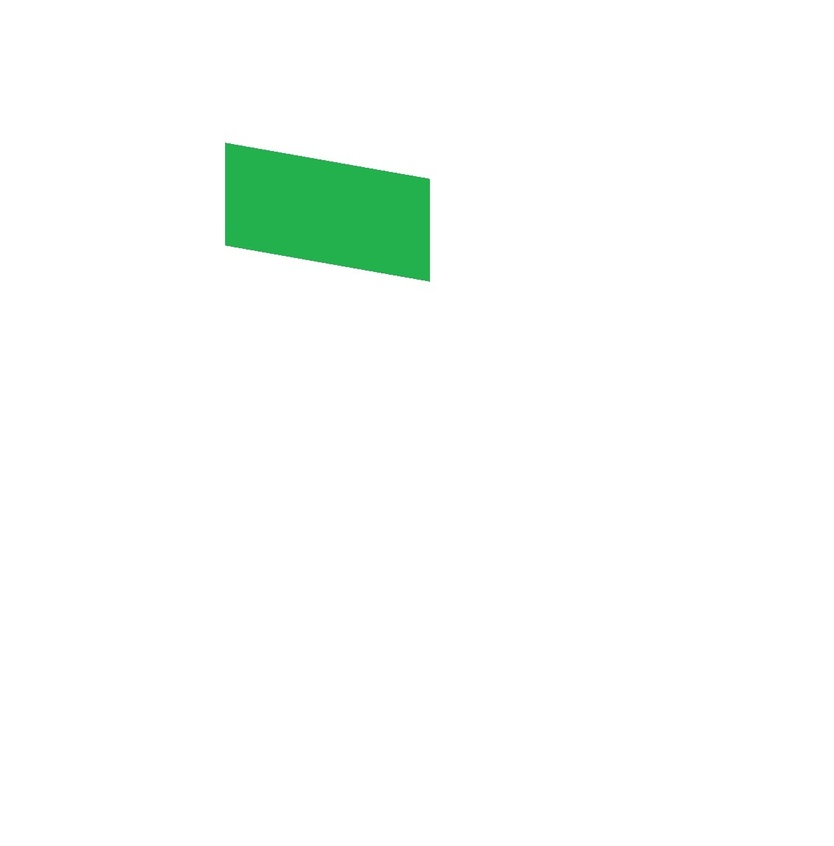
//> input picture StudyOpenCV/rotated.jpg, 834 x 846 px, shrunk from 1193 x 1210 before the run
$ ./warpAffine   (built with g++ and OpenCV 4)
//> lines starting //> are read from the running program, lines starting //| are printed output that depends on the picture; after the words box and inside, x2 and y2 are one past the last pixel; in counts of white or black regions, pixels touching at a corner belong together
#include<opencv2\opencv.hpp>
#include<iostream>
using namespace cv;
using namespace std;

int main()
{
	Mat src = imread("rotated.jpg", IMREAD_GRAYSCALE);
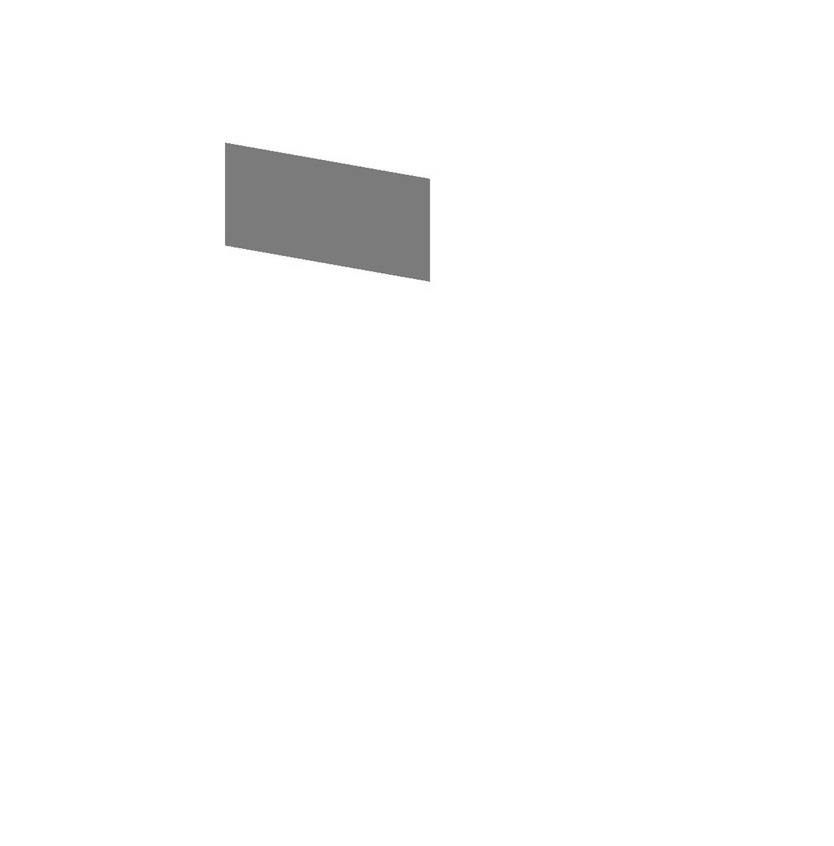
//> src: 846 rows x 834 cols, CV_8UC1; min 105, max 255, mean 251
	Mat thresh;
	threshold(src, thresh,150, 255, THRESH_BINARY);
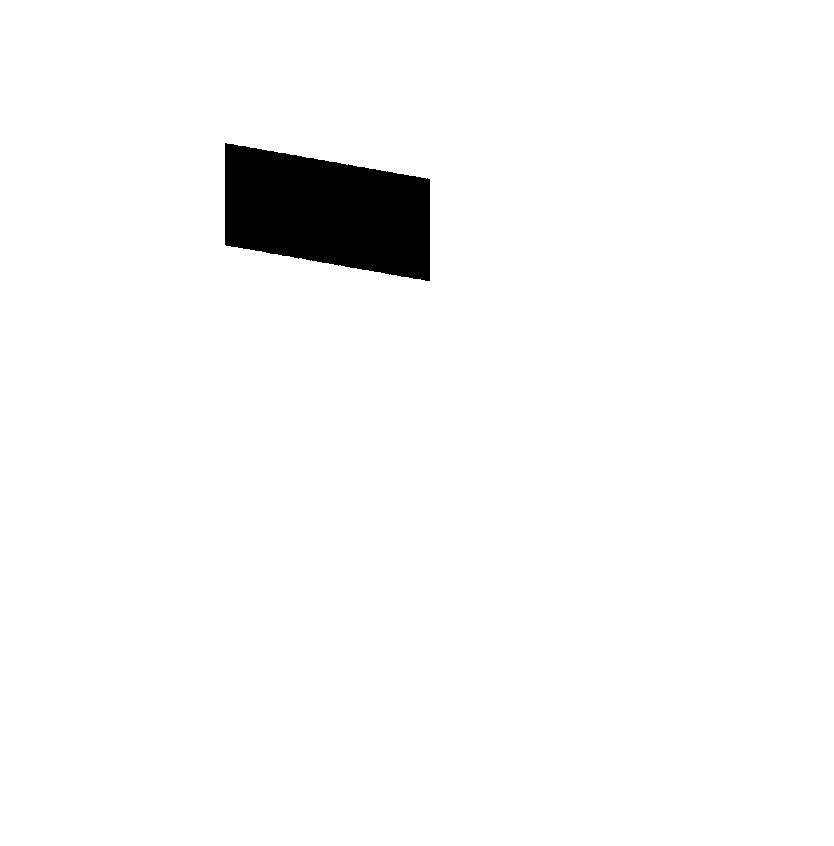
//> thresh: 846 rows x 834 cols, CV_8UC1; 97% white; 1 black region

	vector<vector<Point>> contours;
	findContours(thresh, contours, RETR_CCOMP, CHAIN_APPROX_SIMPLE);
//> contours = 2 contours; box (x1, y1, x2, y2) and area: (0, 0, 834, 846) 703885, (224, 142, 431, 282) 21272
	RotatedRect rect = minAreaRect(contours[1]);
//> rect = centre (327, 211.7), size (103.2, 226.6), angle -80
	Point2f vertex[4];
	rect.points(vertex);
//> vertex = 4 Points (x, y): [429.6, 282.1], [206.4, 242.9], [224.3, 141.2], [447.5, 180.5]
	for (size_t j = 0; j < 4; j++)
	{
		//line(src, vertex[j], vertex[(j + 2) % 4], Scalar(0), 1, 8);
	}
	Mat trans = getRotationMatrix2D(rect.center, rect.angle + 90.0, 1.0);
//> trans = [[0.985, 0.173, -31.72], [-0.173, 0.985, 59.82]]
	warpAffine(src, src, trans, src.size());

	Point2f srcPoints[3];
	Point2f dstPoints[3];
	srcPoints[0] = vertex[0];
//> srcPoints = 3 Points (x, y): [429.6, 282.1], [0, 0], [0, 0]
	dstPoints[0] = vertex[0];
//> dstPoints = 3 Points (x, y): [429.6, 282.1], [0, 0], [0, 0]
	srcPoints[1] = vertex[1];
//> srcPoints = 3 Points (x, y): [429.6, 282.1], [206.4, 242.9], [0, 0]
	dstPoints[1].x = vertex[1].x + rect.size.height / tan(rect.angle);dstPoints[1].y = vertex[1].y;
//> after `dstPoints[1].x = vertex[1].x + rect.size.height / tan(rect.angle)`: dstPoints = 3 Points (x, y): [429.6, 282.1], [187.7, 0], [0, 0]
//> after `dstPoints[1].y = vertex[1].y`: dstPoints = 3 Points (x, y): [429.6, 282.1], [187.7, 242.9], [0, 0]
	srcPoints[2] = vertex[3];
//> srcPoints = 3 Points (x, y): [429.6, 282.1], [206.4, 242.9], [447.5, 180.5]
	dstPoints[2].x = vertex[3].x - rect.size.height / tan(rect.angle); dstPoints[2].y = vertex[3].y;
//> after `dstPoints[2].x = vertex[3].x - rect.size.height / tan(rect.angle)`: dstPoints = 3 Points (x, y): [429.6, 282.1], [187.7, 242.9], [466.3, 0]
//> after `dstPoints[2].y = vertex[3].y`: dstPoints = 3 Points (x, y): [429.6, 282.1], [187.7, 242.9], [466.3, 180.5]

	Mat M = getAffineTransform(srcPoints, dstPoints);
//> M = [[1.11, -0.165, -2.09], [0, 1, 0]]
	warpAffine(src, src, M, src.size());
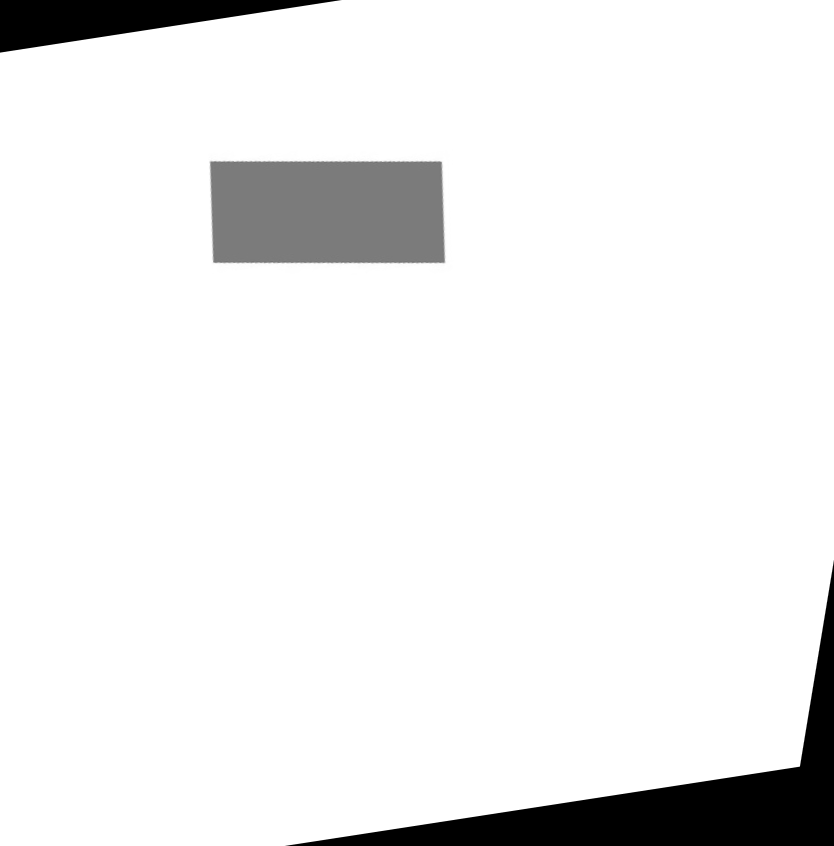
//> src: 846 rows x 834 cols, CV_8UC1; min 0, max 255, mean 237.7

	imshow("result", src);
	waitKey(0);
	return 0;
}

$ run again, with StudyOpenCV/tool.jpg copied over StudyOpenCV/rotated.jpg
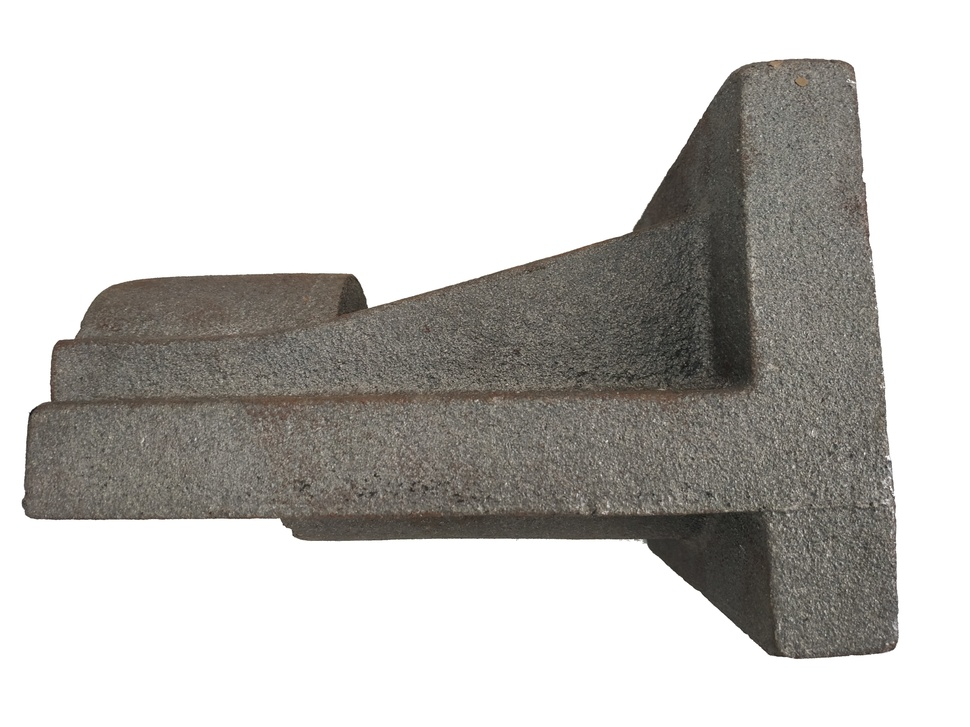
//> input picture StudyOpenCV/tool.jpg, 970 x 727 px, shrunk from 4000 x 3000 before the run
//> `threshold(src, thresh,150, 255, THRESH_BINARY);`:
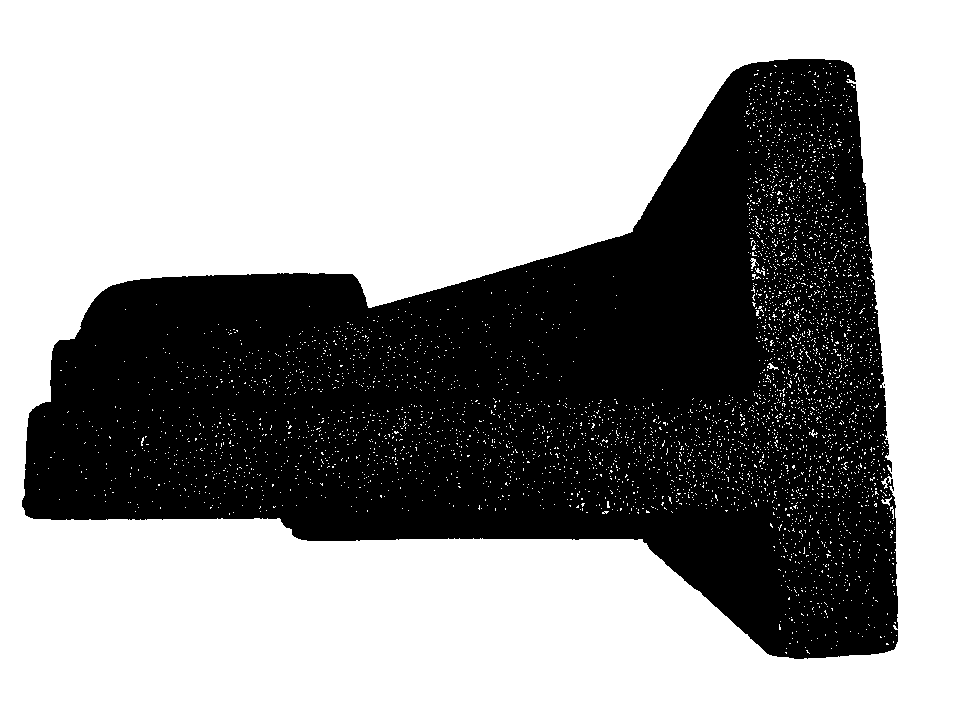
//> thresh: 727 rows x 970 cols, CV_8UC1; 61.5% white; 3 black regions (2 under 20 px)
//> contours = 4274 contours, 4270 with area under 20; largest, box (x1, y1, x2, y2) and area: (0, 0, 970, 727) 703494, (21, 58, 899, 660) 280777, (750, 258, 759, 269) 24, (881, 497, 892, 506) 22
//> rect = centre (807.4, 651.6), size (1.1, 4.2), angle -33.7
//> vertex = 4 Points (x, y): [808.1, 653.6], [805.8, 650.1], [806.7, 649.5], [809, 653]
//> trans = [[0.555, 0.832, -182.6], [-0.832, 0.555, 961.9]]
//> `srcPoints[0] = vertex[0];`: srcPoints = 3 Points (x, y): [808.1, 653.6], [0, 0], [0, 0]
//> `srcPoints[1] = vertex[1];`: srcPoints = 3 Points (x, y): [808.1, 653.6], [805.8, 650.1], [0, 0]
//> `dstPoints[1].x = vertex[1].x + rect.size.height / tan(rect.angle)`: dstPoints = 3 Points (x, y): [808.1, 653.6], [809.3, 0], [0, 0]
//> `dstPoints[1].y = vertex[1].y`: dstPoints = 3 Points (x, y): [808.1, 653.6], [809.3, 650.1], [0, 0]
//> `srcPoints[2] = vertex[3];`: srcPoints = 3 Points (x, y): [808.1, 653.6], [805.8, 650.1], [809, 653]
//> `dstPoints[2].x = vertex[3].x - rect.size.height / tan(rect.angle)`: dstPoints = 3 Points (x, y): [808.1, 653.6], [809.3, 650.1], [805.5, 0]
//> `dstPoints[2].y = vertex[3].y`: dstPoints = 3 Points (x, y): [808.1, 653.6], [809.3, 650.1], [805.5, 653]
//> M = [[-2.12, 1.06, 1826.4], [8.18e-18, 1, -6.62e-15]]
//> `warpAffine(src, src, M, src.size());`:
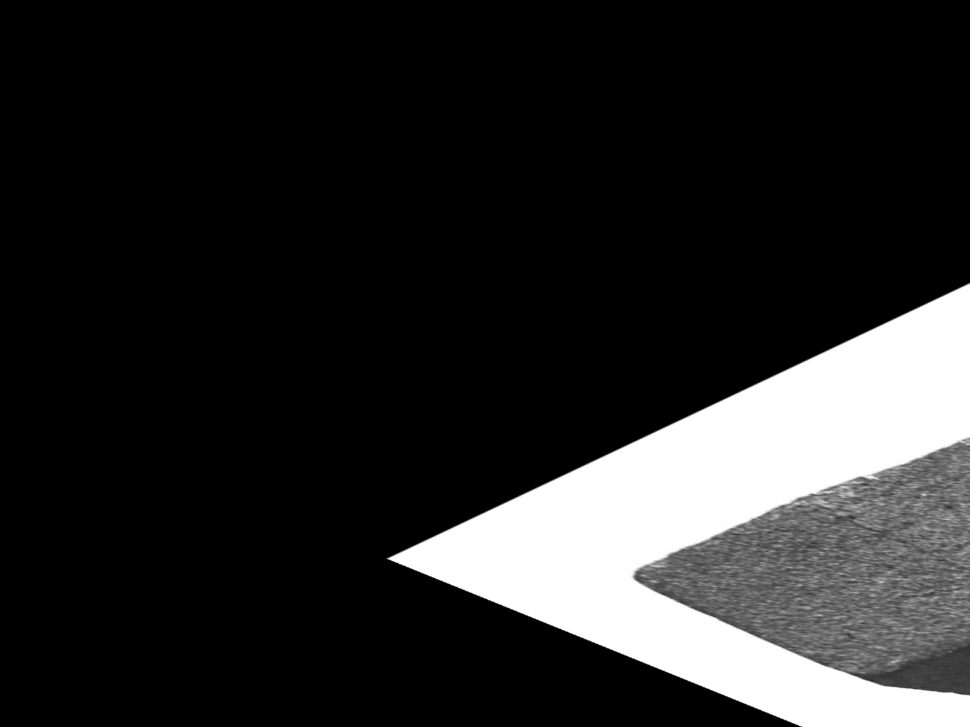
//> src: 727 rows x 970 cols, CV_8UC1; min 0, max 255, mean 41.2
